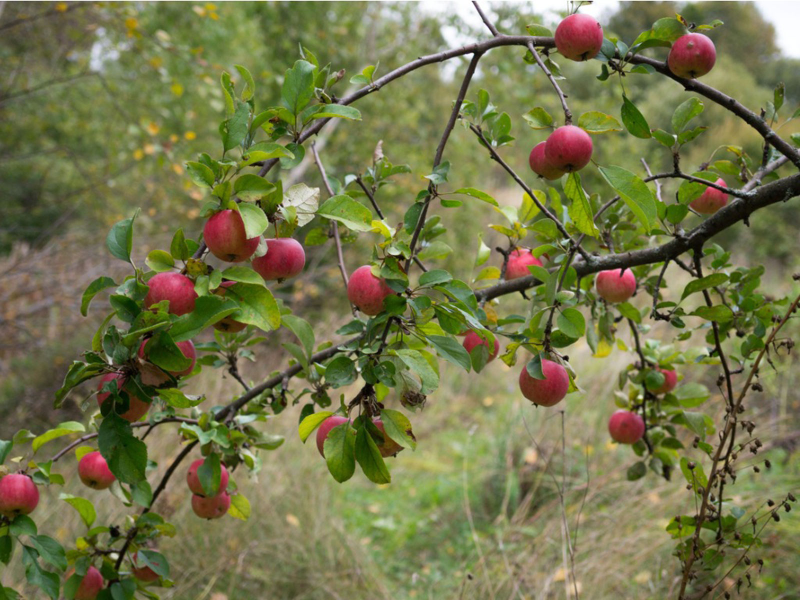
#> input picture Exercises_week_1/appletree.jpg, 1600 x 1200 px (shown at 1/2 size)
$ jupyter execute 'Weekly Project.ipynb'
#> lines starting #> are read from the running program, lines starting #| are printed output that depends on the picture; after the words box and inside, x2 and y2 are one past the last pixel; in counts of white or black regions, pixels touching at a corner belong together
# Weekly project part 1
Using the image "appletree.jpg"
1) Can you segment the apples from the tree?
2) Can you get the computer to count how many there are?
    How close can you get to the ground truth? (there are 26 apples in the image)
3) Can you change the color of one of them?
4) Can you segment the leaves?


# Weekly project part 2
1) Remove the greenscreen and replace the background in "itssp.png".
2) Can you improve the edge with eroding/dilating?

[cell 1]
import cv2
import numpy as np
import imutils
from matplotlib import pyplot as plt

[cell 2]
path = "appletree.jpg"
bgr_img = cv2.imread(path)
#> bgr_img is the input picture: shape (1200, 1600, 3); mean B, G, R 74.3, 117, 116.1
b,g,r = cv2.split(bgr_img)       # get b,g,r
image = cv2.merge([r,g,b])
plt.imshow(image)

[cell 3]
hsv_img = cv2.cvtColor(bgr_img, cv2.COLOR_BGR2HSV)
#> hsv_img: shape (1200, 1600, 3); mean H, S, V 36.8, 111.5, 124.2

lower_red1 = np.array([0, 160, 50])
upper_red1 = np.array([21, 255, 255])
lower_red2 = np.array([140, 100, 50])
upper_red2 = np.array([180, 255, 255])

mask1 = cv2.inRange(hsv_img, lower_red1, upper_red1)
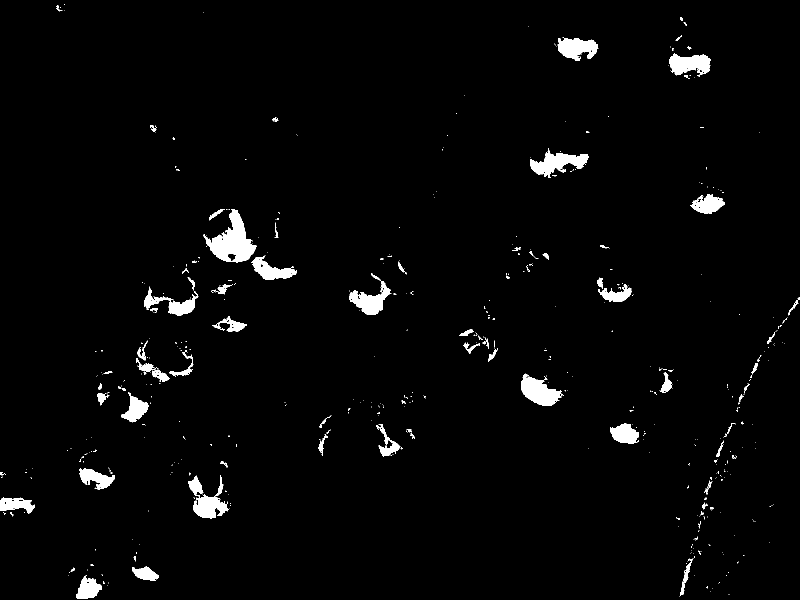
#> mask1: shape (1200, 1600) (shown at 1/2 size); 2.5% white; 528 white regions (439 under 20 px), largest, box (x1, y1, x2, y2) and area: (407, 418, 513, 525) 5135, (1060, 296, 1178, 355) 3041, (1042, 747, 1125, 812) 3009
mask2 = cv2.inRange(hsv_img, lower_red2, upper_red2)
#> mask2: shape (1200, 1600); 2.2% white; 79 white regions (43 under 20 px), largest, box (x1, y1, x2, y2) and area: (1061, 256, 1184, 324) 4696, (296, 546, 394, 608) 4093, (523, 478, 609, 540) 3614
mask = cv2.bitwise_or(mask1, mask2)
#> mask: shape (1200, 1600); 4.7% white; 477 white regions (396 under 20 px), largest, box (x1, y1, x2, y2) and area: (1060, 256, 1184, 355) 7741, (407, 418, 520, 525) 7493, (288, 536, 397, 632) 6286

mask = cv2.morphologyEx(mask, cv2.MORPH_CLOSE, np.ones((5, 5), np.uint8))
#> mask: shape (1200, 1600); 4.9% white; 277 white regions (207 under 20 px), largest, box (x1, y1, x2, y2) and area: (1060, 256, 1184, 355) 7983, (407, 418, 520, 525) 7713, (288, 528, 397, 632) 6571

result = cv2.bitwise_and(image, image, mask=mask)

plt.figure(figsize=(10,5))
plt.subplot(1, 2, 1)
plt.title("Original Image")
plt.imshow(image)

plt.subplot(1, 2, 2)
plt.title("Masked Apples")
plt.imshow(result)
plt.show()

[cell 4]
# Use the mask that you generated from the HSV color ranges
mask = cv2.morphologyEx(mask, cv2.MORPH_CLOSE, np.ones((5, 5), np.uint8))

# Apply erosion and dilation to clean the mask further
mask = cv2.dilate(mask, None, iterations=3)
#> mask: shape (1200, 1600); 7.6% white; 157 white regions, largest, box (x1, y1, x2, y2) and area: (403, 415, 612, 563) 16879, (1057, 253, 1187, 358) 9827, (285, 525, 400, 635) 8282
mask = cv2.erode(mask, None, iterations=3)
#> mask: shape (1200, 1600); 5% white; 240 white regions (175 under 20 px), largest, box (x1, y1, x2, y2) and area: (1060, 256, 1184, 355) 8059, (407, 418, 520, 525) 7829, (288, 528, 397, 632) 6650
mask = cv2.erode(mask, None, iterations=3)
#> mask: shape (1200, 1600); 3.5% white; 52 white regions (18 under 20 px), largest, box (x1, y1, x2, y2) and area: (1063, 259, 1181, 351) 6607, (411, 421, 515, 521) 6370, (291, 548, 392, 628) 5179
mask = cv2.dilate(mask, None, iterations=3)
#> mask: shape (1200, 1600); 4.7% white; 43 white regions

# Find contours in the mask
cnts = cv2.findContours(mask.copy(), cv2.RETR_TREE, cv2.CHAIN_APPROX_SIMPLE)
#> cnts = 45 contours; largest, box (x1, y1, x2, y2) and area: (1060, 256, 1184, 354) 7800, (408, 418, 518, 524) 7563, (288, 545, 395, 631) 6331, (1112, 31, 1205, 121) 6158, (505, 475, 609, 560) 5704
cnts = imutils.grab_contours(cnts)

# Copy the original image to draw contours on it
output = image.copy()

# Draw each contour on the output image with a 3px thick red outline
for c in cnts:
    cv2.drawContours(output, [c], -1, (0, 0, 255), 3)
#> this loop made 45 passes
#> c on passes 11, 17: [[816, 859], [816, 866], [822, 866], [822, 859]], [[237, 763], [237, 776], [243, 776], [243, 763]]
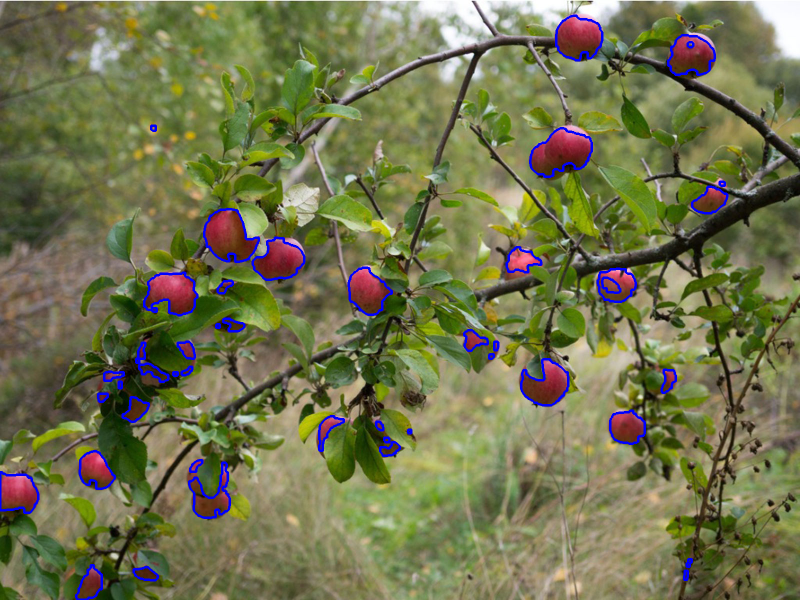
#> output: shape (1200, 1600, 3) (shown at 1/2 size); mean R, G, B 114.1, 115.8, 77.9

# Display the output image with contours
plt.imshow(output)

# Print the number of apples detected
print('There are '+str(len(cnts))+' apples in the image!')
#| There are 45 apples in the image!

[cell 5]
path = "ittsp.png"
bgr_img = cv2.imread(path)
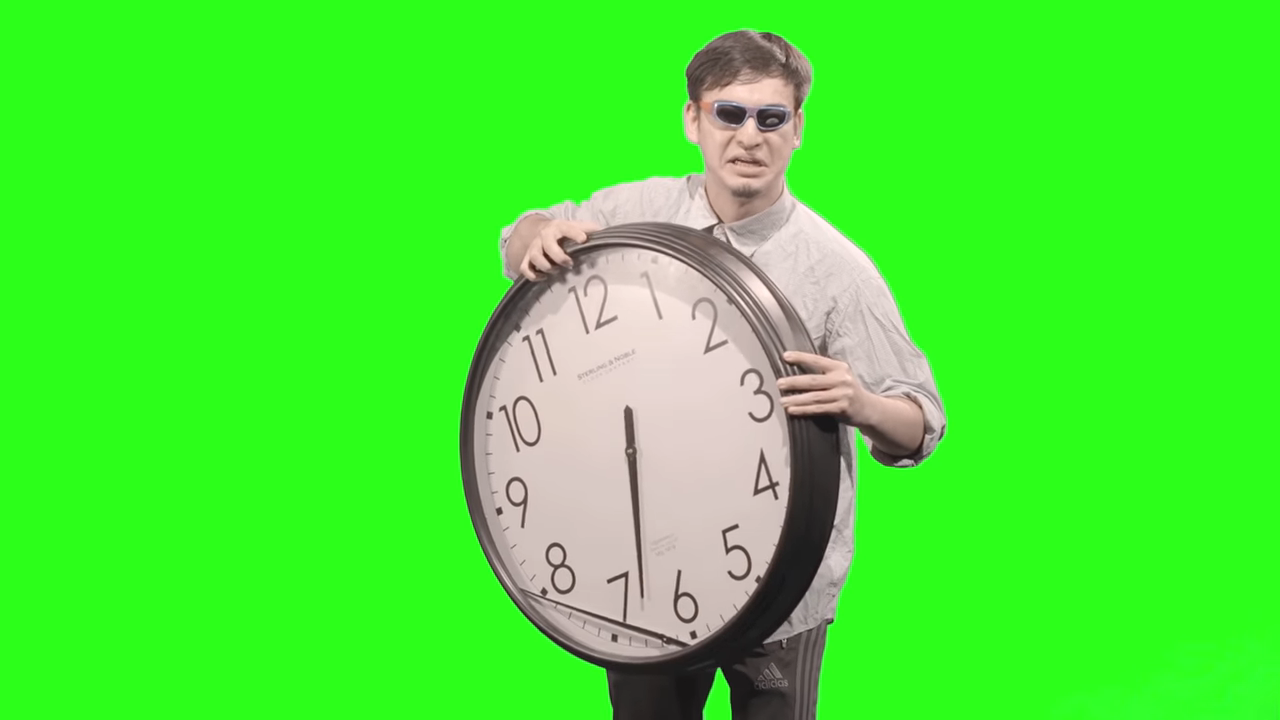
#> input picture Exercises_week_1/ittsp.png, 1280 x 720 px
#> bgr_img is the input picture: shape (720, 1280, 3); mean B, G, R 55, 233, 73.4
b,g,r = cv2.split(bgr_img)       # get b,g,r
#> b: shape (720, 1280)
#> g: shape (720, 1280)
#> r: shape (720, 1280)
image = cv2.merge([r,g,b])
#> image: shape (720, 1280, 3)
plt.imshow(image)

[cell 6]
lower_green = np.array([35, 40, 40])  # Adjust values if needed
upper_green = np.array([85, 255, 255])
hsv_img = cv2.cvtColor(image, cv2.COLOR_BGR2HSV)
#> hsv_img: shape (720, 1280, 3); mean H, S, V 73.1, 184.3, 236.5

# Create a mask for the green background
mask = cv2.inRange(hsv_img, lower_green, upper_green)
#> mask: shape (720, 1280); 77.7% white; 10 black regions (9 under 20 px), largest, box (x1, y1, x2, y2) and area: (460, 32, 946, 720) 205480

# Improve the mask by using erode and dilate to clean up the edges
mask = cv2.erode(mask, None, iterations=2)  # Erode the green edges
#> mask: shape (720, 1280); 77.2% white; 1 black region, box (x1, y1, x2, y2) and area: (458, 30, 948, 720) 210569
mask = cv2.dilate(mask, None, iterations=2)  # Dilate the mask to get smooth edges
#> mask: shape (720, 1280); 77.7% white; 1 black region, box (x1, y1, x2, y2) and area: (460, 32, 946, 720) 205555

# Invert the mask to get the subject (non-green areas)
mask_inv = cv2.bitwise_not(mask)

# Load a new background image
background = cv2.imread('appletree.jpg')
background = cv2.resize(background, (image.shape[1], image.shape[0]))

# Extract the subject from the original image using the inverted mask
subject = cv2.bitwise_and(image, image, mask=mask_inv)
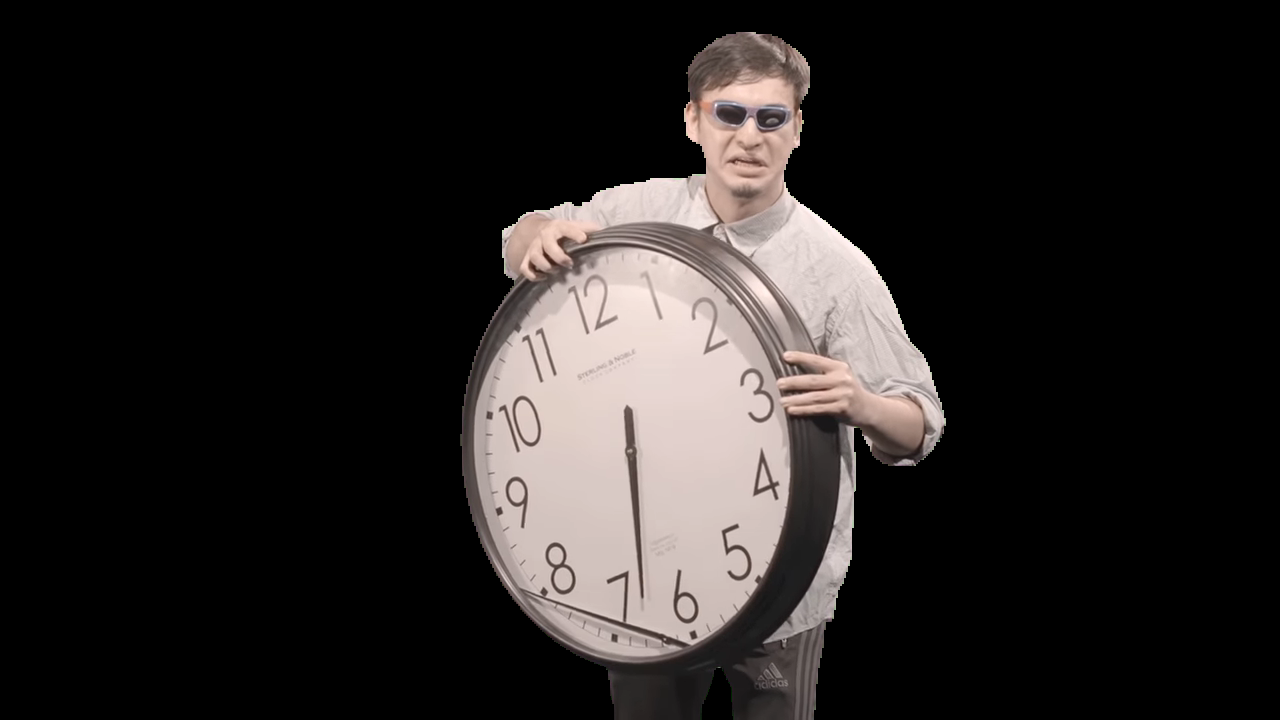
#> subject: shape (720, 1280, 3); mean R, G, B 38.8, 35.2, 34.1

# Extract the background from the new background image using the original mask
new_background = cv2.bitwise_and(background, background, mask=mask)
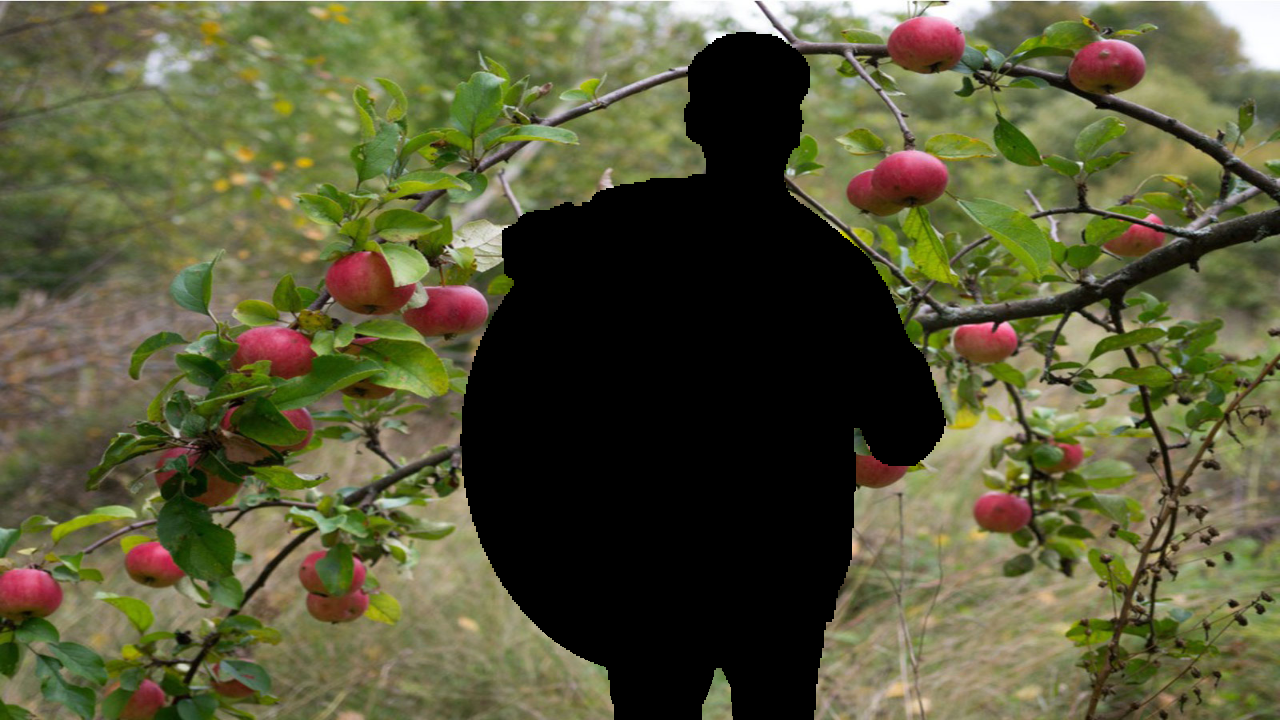
#> new_background: shape (720, 1280, 3); mean B, G, R 56.7, 88.3, 88.3

# Combine the subject with the new background
final_image = cv2.add(subject, new_background)
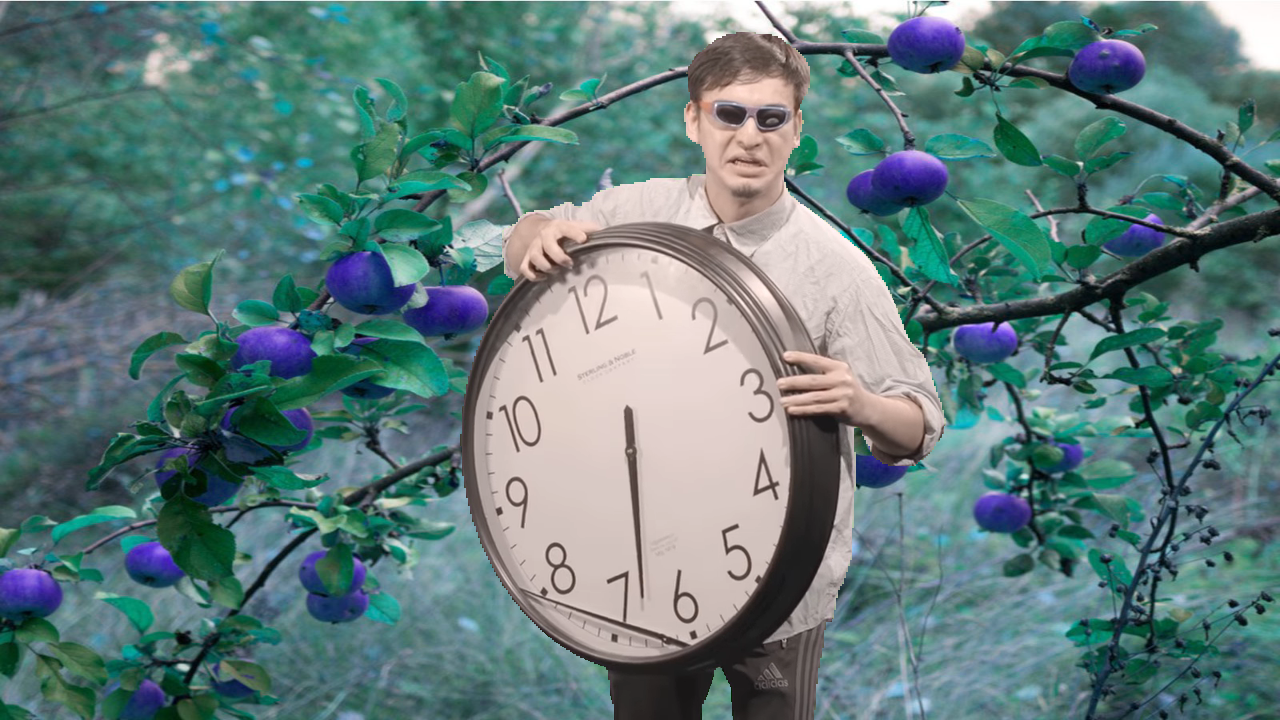
#> final_image: shape (720, 1280, 3); mean R, G, B 95.4, 123.5, 122.4

# Display the result
plt.figure(figsize=(10,5))
plt.imshow(final_image)
plt.axis('off')
plt.show()
